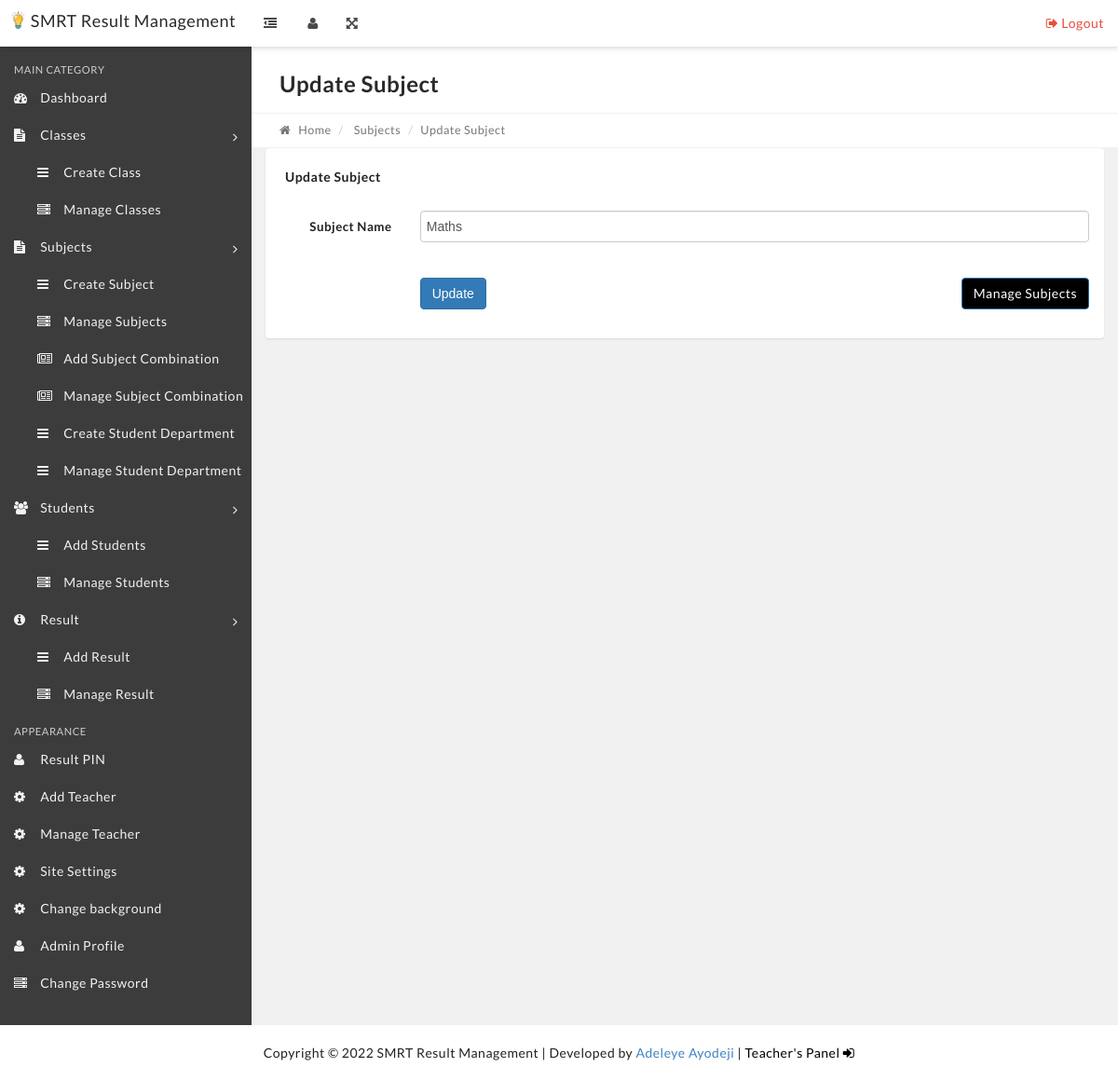
Screenshot of /edit-subject.php?subjectid=2 with the database file from the repository.
### tables this page shows
CREATE TABLE IF NOT EXISTS `settings` (
  `id` int(11) NOT NULL AUTO_INCREMENT,
  `title` varchar(10000) DEFAULT NULL,
  `description` text,
  `address1` longtext,
  `address2` longtext,
  `session` varchar(1000) DEFAULT NULL,
  `term` varchar(1000) DEFAULT NULL,
  `logo` varchar(1000) DEFAULT NULL,
  `siteback` varchar(1000) DEFAULT NULL,
  PRIMARY KEY (`id`)
);

CREATE TABLE IF NOT EXISTS `tblsubjects` (
  `id` int(11) NOT NULL AUTO_INCREMENT,
  `SubjectName` varchar(100) NOT NULL,
  `SubjectCode` varchar(100) NOT NULL,
  `Creationdate` timestamp NOT NULL DEFAULT CURRENT_TIMESTAMP,
  `UpdationDate` timestamp NOT NULL DEFAULT '0000-00-00 00:00:00' ON UPDATE CURRENT_TIMESTAMP,
  PRIMARY KEY (`id`)
);

### edit-subject.php (the view, shortened to what this page needs)
<?php
include('includes/config.php');
if(strlen($_SESSION['alogin'])=="")
    {
    header("Location: index.php");
    }
    else{
?>
<?php include('includes/header.php');?>
  <?php include('includes/topbar.php');?>
            <div class="content-wrapper">
                <div class="content-container">
                   <?php include('includes/leftbar.php');?>
                    <div class="main-page">
                     <div class="container-fluid">
                            <div class="row page-title-div">
                                <div class="col-md-6">
                                    <h2 class="title">Update Subject</h2>
                                </div>
                            </div>
                            <div class="row breadcrumb-div">
                                <div class="col-md-6">
                                    <ul class="breadcrumb">
                                        <li><a href="dashboard.php"><i class="fa fa-home"></i> Home</a></li>
                                        <li> Subjects</li>
                                        <li class="active">Update Subject</li>
                                    </ul>
                                </div>
                            </div>
                        </div>
                        <div class="container-fluid">
                        <div class="row">
                                    <div class="col-md-12">
                                        <div class="panel">
                                            <div class="panel-heading">
                                                <div class="panel-title">
                                                    <h5>Update Subject</h5>
                                                </div>
                                            </div>
                                            <div class="panel-body">
                                                <form class="form-horizontal" method="post">
 <?php
$sid=intval($_GET['subjectid']);
$sql = "SELECT * from tblsubjects where id=:sid";
$query = $dbh->prepare($sql);
$query->bindParam(':sid',$sid,PDO::PARAM_STR);
$query->execute();
$results=$query->fetchAll(PDO::FETCH_OBJ);
if($query->rowCount() > 0)
{
foreach($results as $result)
{   ?>
                                                    <div class="form-group">
                                                        <label for="default" class="col-sm-2 control-label">Subject Name</label>
                                                        <div class="col-sm-10">
 <input type="text" name="subjectname" value="<?php echo htmlentities($result->SubjectName);?>" class="form-control" id="default" placeholder="Subject Name" required="required">
                                                        </div>
                                                    </div>
                                                    <?php }} ?>
                                                    <div class="form-group">
                                                        <div class="col-sm-offset-2 col-sm-10">
                                                            <button type="submit" name="Update" class="btn btn-primary">Update</button>
                                                            <a href="manage-subjects.php" class="btn btn-primary" style="float: right;background: black;color: white;">
                                                    Manage Subjects
                                            </a>
                                                        </div>
                                                    </div>
                                                </form>
                                            </div>
                                        </div>
                                    </div>
                                </div>
                    </div>
                </div>
            </div>
        </div>
        <?php include 'includes/credit.php'; ?>
    </body>
</html>
<?PHP } ?>

### includes/topbar.php (shortened to what this page needs)
<nav class="navbar top-navbar bg-white box-shadow">
          	<div class="container-fluid">
                  <div class="row">
                      <div class="navbar-header no-padding">
              			<a class="navbar-brand" href="dashboard.php" style="color: black;">
              			   <?php
                          $stmt = $dbh->query("SELECT * FROM settings");
                          $rowww = $stmt->fetch(PDO::FETCH_OBJ);
                          ?>
                          <img src="images/<?php echo htmlentities($rowww->logo); ?>" style="float: left;height: 19px;margin-right: 6px;">
                          <?php
                          echo htmlentities($rowww->title);
                          ?>
              			</a>
                          <span class="small-nav-handle hidden-sm hidden-xs"><i class="fa fa-outdent"></i></span>
              		</div>
              		<div class="collapse navbar-collapse" id="navbar-collapse-1">
              			<ul class="nav navbar-nav" data-dropdown-in="fadeIn" data-dropdown-out="fadeOut">
                              <?php
                              if (!isset($_SESSION["teacher"])) {
                                  ?>
                                   <li class="hidden-sm hidden-xs"><a href="#" class="user-info-handle"><i class="fa fa-user"></i></a></li>
                                  <?php
                              }
                              ?>
                              <li class="hidden-sm hidden-xs"><a href="#" class="full-screen-handle"><i class="fa fa-arrows-alt"></i></a></li>
              			</ul>
              			<ul class="nav navbar-nav navbar-right" data-dropdown-in="fadeIn" data-dropdown-out="fadeOut">
              				    <li><a href="logout.php" class="color-danger text-center"><i class="fa fa-sign-out"></i> Logout</a></li>
              			</ul>
              		</div>
                  </div>
          	</div>
          </nav>

### includes/credit.php
<?php
    $place = $_SERVER['REQUEST_URI'] == "/teacherlog.php" ? "fixed" : "static";
?>
<div class="credit" style="position: <?php echo $_SESSION ? "static" : $place; ?>;">
				   <?php
                            $stmt = $dbh->query("SELECT * FROM settings");
                            $rowwww = $stmt->fetch(PDO::FETCH_OBJ);
                            ?>
           Copyright &copy; <?php echo date("Y")." ". htmlentities($rowwww->title); ?> | Developed by <a href="https://adeleyeayodeji.com" target="_blank">Adeleye Ayodeji</a> | <?php
           	if (!isset($_SESSION["alogin"])) {
			?>
			<a href="teacherlog.php" style="color: black;">Teacher's Panel <i class="fa fa-sign-in"></i></a>
			<?php
		}else{
		   	?>
		   	<a href="logout.php" style="color: red;">Logout <i class="fa fa-sign-out"></i></a>
		   	<?php
		}
            ?>
        </div>

### css/style.css (style rules this page uses)
body { background: #f1f1f1; }
.credit { position: fixed; bottom: 0px; width: 100%; padding: 20px; text-align: center; background: white; }

### rows the page displays
settings: logo (picture), title "SMRT Result Management"
tblsubjects: subjectname "Maths"
